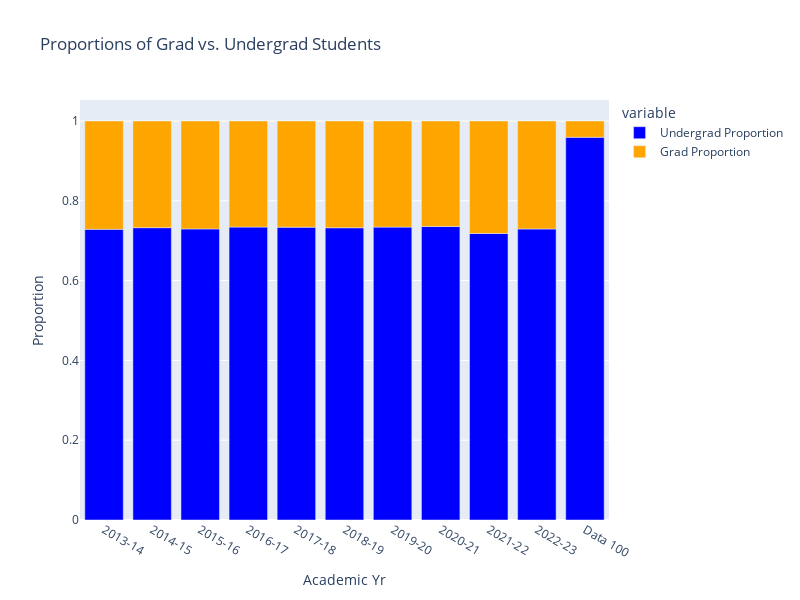

Here is the notebook cell this chart was saved with:
### Code cell
data100_row = {'Graduate':[data100_grad], 
               'Undergraduate':[data100_undergrad], 
               'Total':[data100_grad + data100_undergrad], 
               'Undergrad Proportion':[data100_undergrad / (data100_grad + data100_undergrad)],
               'Grad Proportion':[data100_grad / (data100_grad + data100_undergrad)], 
               }

new_row_df = pd.DataFrame(data100_row)

proportions.loc['Data 100'] = new_row_df.iloc[0]


fig = px.bar(proportions.reset_index(), 
             x='Academic Yr', 
             y=['Undergrad Proportion', 'Grad Proportion'],
             title='Proportions of Grad vs. Undergrad Students',
             labels={'value': 'Proportion'},
             color_discrete_map={'Undergrad Proportion': 'blue', 'Grad Proportion': 'orange'})


fig.update_layout(barmode='relative', autosize=False, width=800, height=600)
fig.show()

### Figure 1 — Plotly figure (JSON) as saved in the notebook; plotly's stock layout.template omitted (floating-point values rounded to 4 significant figures)
{"data": [{"alignmentgroup": "True", "hovertemplate": "variable=Undergrad Proportion<br>Academic Yr=%{x}<br>Proportion=%{y}<extra></extra>", "legendgroup": "Undergrad Proportion", "marker": {"color": "blue", "pattern": {"shape": ""}}, "name": "Undergrad Proportion", "offsetgroup": "Undergrad Proportion", "orientation": "v", "showlegend": true, "textposition": "auto", "type": "bar", "x": ["2013-14", "2014-15", "2015-16", "2016-17", "2017-18", "2018-19", "2019-20", "2020-21", "2021-22", "2022-23", "Data 100"], "xaxis": "x", "y": [0.7286, 0.7327, 0.7296, 0.7342, 0.734, 0.7325, 0.734, 0.7355, 0.7181, 0.7295, 0.9592], "yaxis": "y"}, {"alignmentgroup": "True", "hovertemplate": "variable=Grad Proportion<br>Academic Yr=%{x}<br>Proportion=%{y}<extra></extra>", "legendgroup": "Grad Proportion", "marker": {"color": "orange", "pattern": {"shape": ""}}, "name": "Grad Proportion", "offsetgroup": "Grad Proportion", "orientation": "v", "showlegend": true, "textposition": "auto", "type": "bar", "x": ["2013-14", "2014-15", "2015-16", "2016-17", "2017-18", "2018-19", "2019-20", "2020-21", "2021-22", "2022-23", "Data 100"], "xaxis": "x", "y": [0.2714, 0.2673, 0.2704, 0.2658, 0.266, 0.2675, 0.266, 0.2645, 0.2819, 0.2705, 0.04078], "yaxis": "y"}], "layout": {"autosize": false, "barmode": "relative", "height": 600, "legend": {"title": {"text": "variable"}, "tracegroupgap": 0}, "title": {"text": "Proportions of Grad vs. Undergrad Students"}, "width": 800, "xaxis": {"anchor": "y", "domain": [0, 1], "title": {"text": "Academic Yr"}}, "yaxis": {"anchor": "x", "domain": [0, 1], "title": {"text": "Proportion"}}}}
